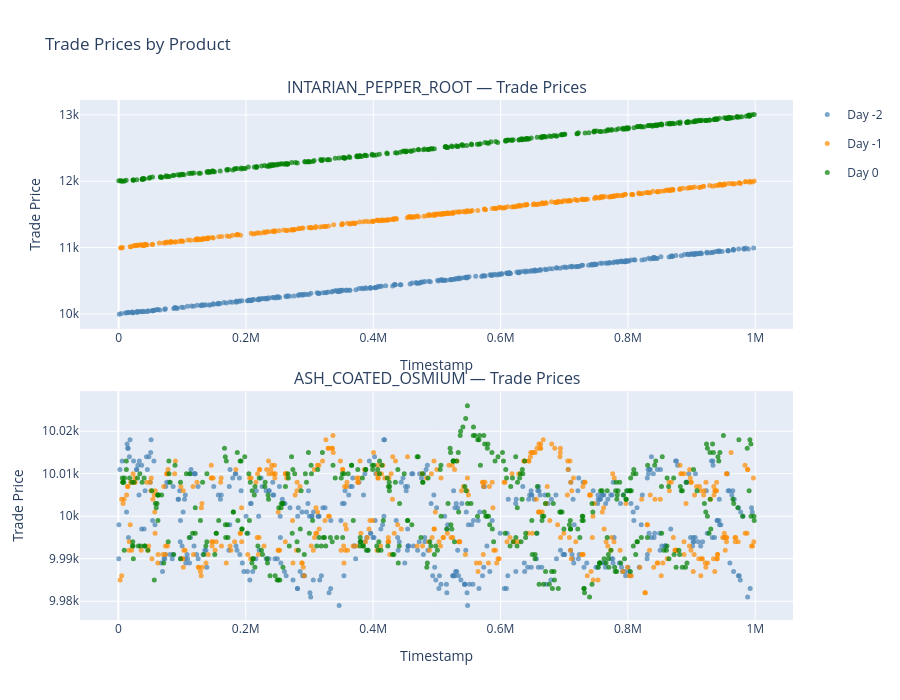

Here is the notebook cell this chart was saved with:
### Markdown cell above
## Trade Graph, per product per day

### Code cell
# ── Trade price plots (from trade dataframes) ─────────────────────────────────
fig2 = make_subplots(rows=2, cols=1,
                     subplot_titles=["INTARIAN_PEPPER_ROOT — Trade Prices",
                                     "ASH_COATED_OSMIUM — Trade Prices"],
                     shared_xaxes=False, vertical_spacing=0.12)

for row, (trades, name) in enumerate([(trades_pepper, "INTARIAN_PEPPER_ROOT"),
                                       (trades_osmium,  "ASH_COATED_OSMIUM")], start=1):
    for day_val, (color, label) in day_styles.items():
        subset = trades[trades["day"] == day_val]
        fig2.add_trace(
            go.Scatter(x=subset["timestamp"], y=subset["price"],
                       mode="markers", name=label, legendgroup=label,
                       showlegend=(row == 1),
                       marker=dict(color=color, size=5, opacity=0.7),
                       customdata=subset[["quantity"]],
                       hovertemplate="Timestamp: %{x}<br>Price: %{y}<br>Qty: %{customdata[0]}<extra>" + label + "</extra>"),
            row=row, col=1
        )

fig2.update_layout(height=700, title="Trade Prices by Product", hovermode="closest")
fig2.update_xaxes(title_text="Timestamp")
fig2.update_yaxes(title_text="Trade Price")
fig2.show()

### Figure 1 — Plotly figure (JSON) as saved in the notebook; plotly's stock layout.template omitted (floating-point values rounded to 4 significant figures; data arrays with more than 128 entries replaced by an {"elided": "..."} marker saying what was removed)
{"data": [{"customdata": {"elided": "344x1 int values"}, "hovertemplate": "Timestamp: %{x}<br>Price: %{y}<br>Qty: %{customdata[0]}<extra>Day -2</extra>", "legendgroup": "Day -2", "marker": {"color": "steelblue", "opacity": 0.7, "size": 5}, "mode": "markers", "name": "Day -2", "showlegend": true, "type": "scatter", "x": {"elided": "344 int values"}, "xaxis": "x", "y": {"elided": "344 float values"}, "yaxis": "y"}, {"customdata": {"elided": "335x1 int values"}, "hovertemplate": "Timestamp: %{x}<br>Price: %{y}<br>Qty: %{customdata[0]}<extra>Day -1</extra>", "legendgroup": "Day -1", "marker": {"color": "darkorange", "opacity": 0.7, "size": 5}, "mode": "markers", "name": "Day -1", "showlegend": true, "type": "scatter", "x": {"elided": "335 int values"}, "xaxis": "x", "y": {"elided": "335 float values"}, "yaxis": "y"}, {"customdata": {"elided": "332x1 int values"}, "hovertemplate": "Timestamp: %{x}<br>Price: %{y}<br>Qty: %{customdata[0]}<extra>Day 0</extra>", "legendgroup": "Day 0", "marker": {"color": "green", "opacity": 0.7, "size": 5}, "mode": "markers", "name": "Day 0", "showlegend": true, "type": "scatter", "x": {"elided": "332 int values"}, "xaxis": "x", "y": {"elided": "332 float values"}, "yaxis": "y"}, {"customdata": {"elided": "429x1 int values"}, "hovertemplate": "Timestamp: %{x}<br>Price: %{y}<br>Qty: %{customdata[0]}<extra>Day -2</extra>", "legendgroup": "Day -2", "marker": {"color": "steelblue", "opacity": 0.7, "size": 5}, "mode": "markers", "name": "Day -2", "showlegend": false, "type": "scatter", "x": {"elided": "429 int values"}, "xaxis": "x2", "y": {"elided": "429 float values"}, "yaxis": "y2"}, {"customdata": {"elided": "425x1 int values"}, "hovertemplate": "Timestamp: %{x}<br>Price: %{y}<br>Qty: %{customdata[0]}<extra>Day -1</extra>", "legendgroup": "Day -1", "marker": {"color": "darkorange", "opacity": 0.7, "size": 5}, "mode": "markers", "name": "Day -1", "showlegend": false, "type": "scatter", "x": {"elided": "425 int values"}, "xaxis": "x2", "y": {"elided": "425 float values"}, "yaxis": "y2"}, {"customdata": {"elided": "411x1 int values"}, "hovertemplate": "Timestamp: %{x}<br>Price: %{y}<br>Qty: %{customdata[0]}<extra>Day 0</extra>", "legendgroup": "Day 0", "marker": {"color": "green", "opacity": 0.7, "size": 5}, "mode": "markers", "name": "Day 0", "showlegend": false, "type": "scatter", "x": {"elided": "411 int values"}, "xaxis": "x2", "y": {"elided": "411 float values"}, "yaxis": "y2"}], "layout": {"annotations": [{"font": {"size": 16}, "showarrow": false, "text": "INTARIAN_PEPPER_ROOT — Trade Prices", "x": 0.5, "xanchor": "center", "xref": "paper", "y": 1, "yanchor": "bottom", "yref": "paper"}, {"font": {"size": 16}, "showarrow": false, "text": "ASH_COATED_OSMIUM — Trade Prices", "x": 0.5, "xanchor": "center", "xref": "paper", "y": 0.44, "yanchor": "bottom", "yref": "paper"}], "height": 700, "hovermode": "closest", "title": {"text": "Trade Prices by Product"}, "xaxis": {"anchor": "y", "domain": [0, 1], "title": {"text": "Timestamp"}}, "xaxis2": {"anchor": "y2", "domain": [0, 1], "title": {"text": "Timestamp"}}, "yaxis": {"anchor": "x", "domain": [0.56, 1], "title": {"text": "Trade Price"}}, "yaxis2": {"anchor": "x2", "domain": [0, 0.44], "title": {"text": "Trade Price"}}}}
